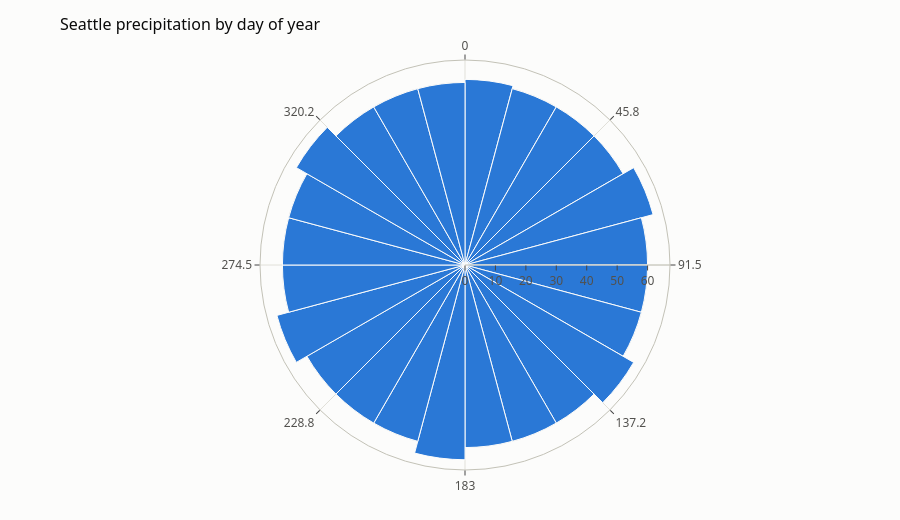

The notebook cell this image was saved under:
### Code cell
pc.examples.demo('radial_histogram', backend='plotly')

### Figure 1 — Plotly figure (JSON) as saved in the notebook; plotly's stock layout.template omitted (floating-point values rounded to 4 significant figures)
{"data": [{"customdata": [[0.0, 15.25], [15.25, 30.5], [30.5, 45.75], [45.75, 61.0], [61.0, 76.25], [76.25, 91.5], [91.5, 106.8], [106.8, 122.0], [122.0, 137.2], [137.2, 152.5], [152.5, 167.8], [167.8, 183.0], [183.0, 198.2], [198.2, 213.5], [213.5, 228.8], [228.8, 244.0], [244.0, 259.2], [259.2, 274.5], [274.5, 289.8], [289.8, 305.0], [305.0, 320.2], [320.2, 335.5], [335.5, 350.8], [350.8, 366.0]], "hovertemplate": "[%{customdata[0]:.4~g}, %{customdata[1]:.4~g}): %{r}<extra></extra>", "marker": {"color": "#2a78d6", "line": {"color": "#fcfcfb", "width": 1}}, "name": "None", "r": [61, 60, 60, 60, 64, 60, 60, 60, 64, 60, 60, 60, 64, 60, 60, 60, 64, 60, 60, 60, 64, 60, 60, 60], "showlegend": false, "theta": [7.5, 22.5, 37.5, 52.5, 67.5, 82.5, 97.5, 112.5, 127.5, 142.5, 157.5, 172.5, 187.5, 202.5, 217.5, 232.5, 247.5, 262.5, 277.5, 292.5, 307.5, 322.5, 337.5, 352.5], "type": "barpolar", "width": 15.0}], "layout": {"barmode": "stack", "height": 520, "legend": {"title": {"text": ""}}, "polar": {"angularaxis": {"direction": "clockwise", "rotation": 90, "ticktext": ["0", "45.8", "91.5", "137.2", "183", "228.8", "274.5", "320.2"], "tickvals": [0, 45, 90, 135, 180, 225, 270, 315]}, "bargap": 0}, "title": {"text": "Seattle precipitation by day of year"}}}
